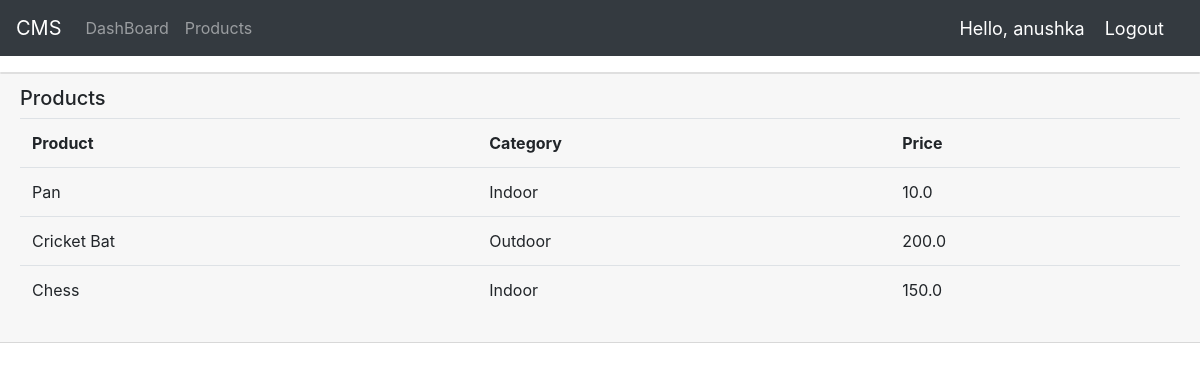
Screenshot of /products/ (signed in) with the database file from the repository.
### accounts/models.py (models this page shows, shortened)
class Product(models.Model):
    CATEGORY = (
        ("Indoor", "Indoor"),
        ("Outdoor", "Outdoor"),
    )
    name = models.CharField(max_length=100, null=True)
    category = models.CharField(max_length=100, null=True, choices=CATEGORY)
    description = models.CharField(max_length=100, null=True)
    price = models.FloatField(null=True)
    date_created = models.DateTimeField(auto_now_add=True, null=True)
    tags = models.ManyToManyField(Tag)

### accounts/decorators.py (the view)
        def wrapper_func(request, *args, **kwargs):
            group = None
            if request.user.groups.exists():
                group = request.user.groups.all()[0].name
            if group in allowed_roles:
                return view_func(request, *args, **kwargs)
            else:
                return HttpResponse('You are not authorized to view this page')

### accounts/views.py (called while the page is built)
@login_required(login_url='login')
@allowed_users(allowed_roles=['admin'])
def products(request):
    products = Product.objects.all()
    return render(request, 'accounts/products.html', {'products': products})

### accounts/templates/accounts/products.html (shortened to what this page needs)
{% extends 'accounts/index.html'%}
{% block content %}
<br>
<br>
 <div class="row">
   <div class="col-md">
     <div class="card"></div>
     <div class="card-header">
       <h5>Products</h5>
       <table class="table">
         <tr>
           <th>Product</th>
           <th>Category</th>
           <th>Price</th>
         </tr>
         {% for i in products%}
         <tr>
          <td>{{i.name}}</td>
          <td>{{i.category}}</td>
          <td>{{i.price}}</td>
         </tr>
         {%endfor%}
       </table>
     </div>
   </div>
 </div>
  {% endblock%}

### accounts/templates/accounts/navbar.html (shortened to what this page needs)
<nav class="navbar navbar-expand-lg navbar-dark bg-dark fixed-top">
  <a class="navbar-brand" href="#">CMS</a>
  <div class="collapse navbar-collapse" id="navbarNavAltMarkup">
    <div class="navbar-nav">
      {% if request.user.is_staff %}
      <a class="nav-item nav-link" href="{% url 'home'%}">DashBoard</a>
      <a class="nav-item nav-link" href="{% url 'products'%}">Products</a>
      {% else %}
      <a class="nav-item nav-link" href="{% url 'account'%}">Settings</a>
      {% endif %}
    </div>
  </div>
  <span class="hello-msg">Hello, {{request.user}}</span>
  <span><a class="hello-msg" href="{% url 'logout' %}">Logout</a></span>
</nav>

### accounts/templates/accounts/navbar.html (style rules this page uses)
.hello-msg { font-size: 18px; color: #fff; margin-right: 20px; }

### rows the page displays
Product: name "Pan", category "Indoor", price "10.0"
Product: name "Cricket Bat", category "Outdoor", price "200.0"
Product: name "Chess", category "Indoor", price "150.0"

### other values shown
{{ request.user }} "anushka"
